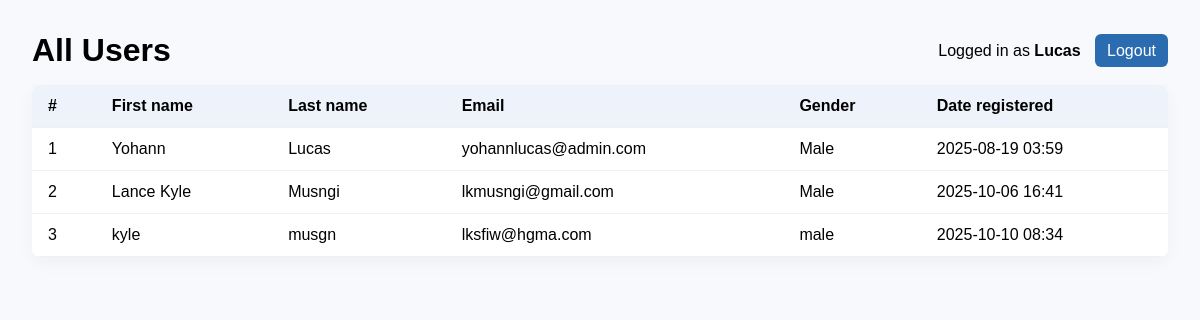
The app's page /signapp/users/ (signed in) with its own data.
### signapp/models.py (models this page shows, shortened)
class SignUpRegistration(models.Model):
    first_name = models.CharField(max_length=100)
    last_name = models.CharField(max_length=100)
    email = models.EmailField(unique=True)
    password = models.CharField(max_length=255)
    gender = models.CharField(max_length=12, default="")
    date_registered = models.DateTimeField(auto_now_add=True)

### signapp/views.py (the view)
    def wrapper(request, *args, **kwargs):
        if not request.session.get('user_id'):
            return redirect(f"{reverse('registration:login_html')}?next={request.path}")
        return fn(request, *args, **kwargs)

### signapp/views.py (called while the page is built)
def login_required_view(fn):
    def wrapper(request, *args, **kwargs):
        if not request.session.get('user_id'):
            return redirect(f"{reverse('registration:login_html')}?next={request.path}")
        return fn(request, *args, **kwargs)
    wrapper.__name__ = fn.__name__
    return wrapper

@login_required_view
def users_html(request):
    users = SignUpRegistration.objects.all().order_by('id')
    return render(request, 'registration/user_list.html', {
        'users': users,
        'current_user': request.session.get('user_name')
    })

### signapp/templates/registration/user_list.html (shortened to what this page needs)
<!doctype html>
<html>
<head>
</head>
<body>
  <div class="top">
    <h1 style="margin:0;">All Users</h1>
    <div>
      Logged in as <strong>{{ current_user }}</strong>
      <a href="{% url 'registration:logout_html' %}" class="button" style="margin-left:10px;">Logout</a>
    </div>
  </div>
  <table>
    <thead>
      <tr>
        <th>#</th>
        <th>First name</th>
        <th>Last name</th>
        <th>Email</th>
        <th>Gender</th>
        <th>Date registered</th>
      </tr>
    </thead>
    <tbody>
      {% for u in users %}
      <tr>
        <td>{{ forloop.counter }}</td>
        <td>{{ u.first_name }}</td>
        <td>{{ u.last_name }}</td>
        <td>{{ u.email }}</td>
        <td>{{ u.gender|default:"N/A" }}</td>
        <td>{{ u.date_registered|date:"Y-m-d H:i" }}</td>
      </tr>
      {% empty %}
      <tr><td colspan="6">No users yet.</td></tr>
      {% endfor %}
    </tbody>
  </table>
</body>
</html>

### signapp/templates/registration/user_list.html (style rules this page uses)
body { font-family: Arial, sans-serif; padding:24px; background:#f7f9fc; }
.top { display:flex; justify-content:space-between; align-items:center; margin-bottom:16px; }
table { width:100%; border-collapse:collapse; background:white; border-radius:8px; overflow:hidden; box-shadow:0 6px 18px rgba(0,0,0,0.04); }
th, td { padding:12px 16px; text-align:left; border-bottom:1px solid #f0f0f0; }
th { background:#eef3fb; font-weight:700; }
a.button { padding:8px 12px; background:#2b6cb0; color:white; border-radius:6px; text-decoration:none; }

### records on screen
SignUpRegistration: last_name "Lucas", first_name "Yohann", email "yohannlucas@admin.com", gender "Male", date_registered "2025-08-19 03:59"
SignUpRegistration: first_name "Lance Kyle", last_name "Musngi", email "lkmusngi@gmail.com", gender "Male", date_registered "2025-10-06 16:41"
SignUpRegistration: first_name "kyle", last_name "musgn", email "lksfiw@hgma.com", gender "male", date_registered "2025-10-10 08:34"
